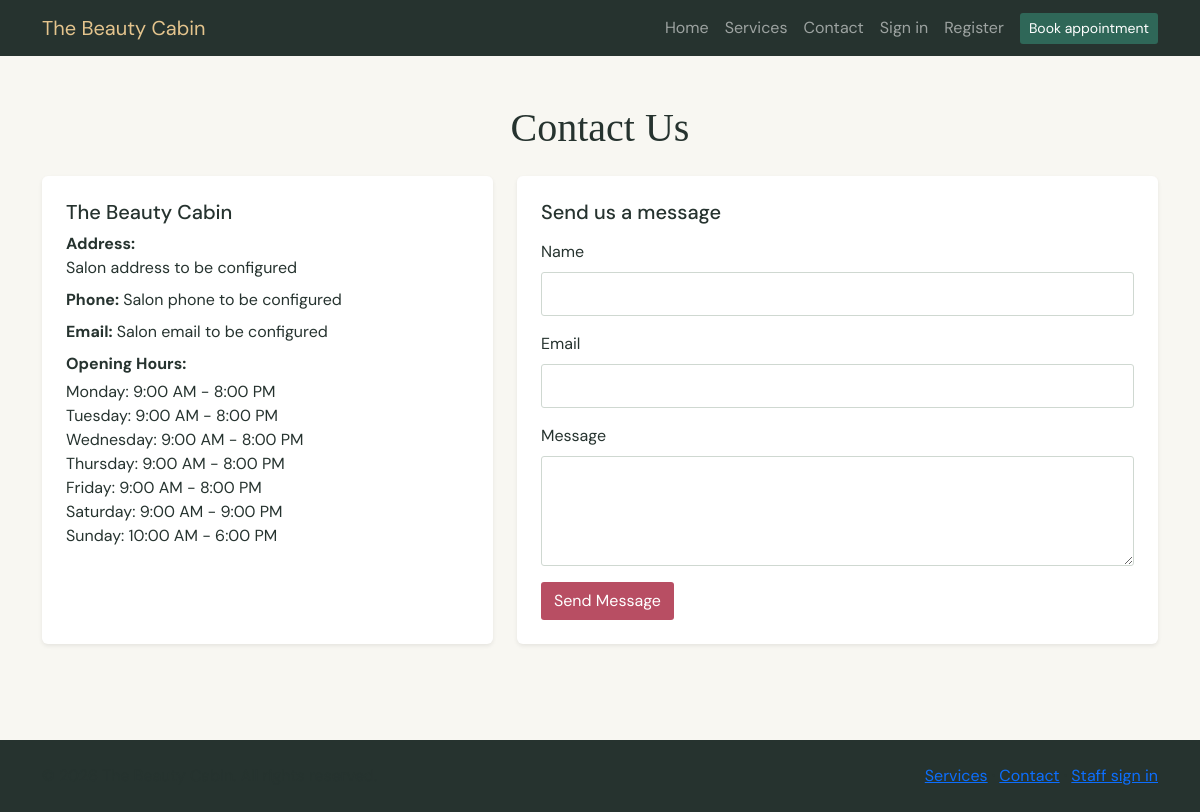
The page /contact.php on the database its author committed.
### tables this page shows
CREATE TABLE IF NOT EXISTS salon_settings (
    setting_key VARCHAR(100) PRIMARY KEY,
    setting_value TEXT NOT NULL,
    updated_at TIMESTAMP NOT NULL DEFAULT CURRENT_TIMESTAMP ON UPDATE CURRENT_TIMESTAMP
);

CREATE TABLE IF NOT EXISTS working_hours (
    weekday TINYINT UNSIGNED PRIMARY KEY COMMENT 'MySQL WEEKDAY(): Monday=0 through Sunday=6',
    opens_at TIME DEFAULT NULL,
    closes_at TIME DEFAULT NULL,
    is_closed BOOLEAN NOT NULL DEFAULT FALSE,
    CONSTRAINT chk_working_hours_weekday CHECK (weekday BETWEEN 0 AND 6),
    CONSTRAINT chk_working_hours_range CHECK (
        (is_closed = TRUE AND opens_at IS NULL AND closes_at IS NULL)
        OR (is_closed = FALSE AND opens_at IS NOT NULL AND closes_at > opens_at)
    )
);

### includes/functions.php (called while the page is built, shortened)
<?php
function e(mixed $value): string
{
    return htmlspecialchars((string)$value, ENT_QUOTES | ENT_SUBSTITUTE, 'UTF-8');
}
function url(string $path = ''): string
{
    return BASE_URL . '/' . ltrim($path, '/');
}
function current_user(): ?array
{
    if (!isset($_SESSION['auth']) || !is_array($_SESSION['auth'])) {
        return null;
    }
    return $_SESSION['auth'];
}
function format_time(string $time): string
{
    return date('g:i A', strtotime($time));
}
function setting(PDO $pdo, string $key, string $default = ''): string
{
    $stmt = $pdo->prepare('SELECT setting_value FROM salon_settings WHERE setting_key = ?');
    $stmt->execute([$key]);
    $value = $stmt->fetchColumn();
    return $value === false ? $default : (string)$value;
}
function working_hours(PDO $pdo): array
{
    return $pdo->query('SELECT weekday, opens_at, closes_at, is_closed FROM working_hours ORDER BY weekday')->fetchAll();
}

### contact.php (the view, shortened to what this page needs)
<?php
require_once __DIR__ . '/includes/functions.php';
$old = ['name' => '', 'email' => '', 'message' => ''];
$salonName = setting($pdo, 'name', 'The Beauty Cabin');
$address = setting($pdo, 'address', 'Salon address to be configured');
$phone = setting($pdo, 'phone', 'Salon phone to be configured');
$email = setting($pdo, 'email', 'Salon email to be configured');
$hours = working_hours($pdo);
require __DIR__ . '/includes/header.php';
?>
<div class="container py-5">
    <h1 class="section-title text-center mb-4">Contact Us</h1>
    <div class="row g-4">
        <div class="col-md-5">
            <div class="bg-white p-4 rounded shadow-sm h-100">
                <h5><?= e($salonName) ?></h5>
                <p class="mb-2"><strong>Address:</strong><br><?= e($address) ?></p>
                <p class="mb-2"><strong>Phone:</strong> <?= e($phone) ?></p>
                <p class="mb-2"><strong>Email:</strong> <?= e($email) ?></p>
                <p class="mb-1"><strong>Opening Hours:</strong></p>
                <ul class="list-unstyled mb-0">
                    <?php foreach ($hours as $hour): ?>
                        <li><?= e(['Monday', 'Tuesday', 'Wednesday', 'Thursday', 'Friday', 'Saturday', 'Sunday'][(int)$hour['weekday']]) ?>:
                            <?= (bool)$hour['is_closed'] ? 'Closed' : e(format_time($hour['opens_at']) . ' - ' . format_time($hour['closes_at'])) ?></li>
                    <?php endforeach; ?>
                </ul>
            </div>
        </div>
        <div class="col-md-7">
            <div class="bg-white p-4 rounded shadow-sm">
                <h5 class="mb-3">Send us a message</h5>
                <form method="post" novalidate>
                    <div class="mb-3"><label class="form-label">Name</label>
                        <input type="text" name="name" class="form-control" value="<?= e($old['name']) ?>" required></div>
                    <div class="mb-3"><label class="form-label">Email</label>
                        <input type="email" name="email" class="form-control" value="<?= e($old['email']) ?>" required></div>
                    <div class="mb-3"><label class="form-label">Message</label>
                        <textarea name="message" rows="4" class="form-control" required><?= e($old['message']) ?></textarea></div>
                    <button class="btn btn-rose">Send Message</button>
                </form>
            </div>
        </div>
    </div>
</div>
<?php require __DIR__ . '/includes/footer.php'; ?>

### includes/header.php (shortened to what this page needs)
<?php
require_once __DIR__ . '/functions.php';
$currentUser = current_user();
?>
<!DOCTYPE html>
<html lang="en">
<head>
    <link href="https://cdn.jsdelivr.net/npm/bootstrap@5.3.3/dist/css/bootstrap.min.css" rel="stylesheet">
    <link href="<?= e(url('assets/css/style.css')) ?>" rel="stylesheet">
</head>
<body>
<nav class="navbar navbar-expand-lg navbar-dark bc-navbar sticky-top">
    <div class="container">
        <a class="navbar-brand" href="<?= e(url($currentUser ? role_home($currentUser['role']) : 'index.php')) ?>">The Beauty Cabin</a>
        <div class="collapse navbar-collapse" id="nav">
            <ul class="navbar-nav ms-auto align-items-lg-center">
            <li class="nav-item"><a class="nav-link" href="<?= e(url('index.php')) ?>">Home</a></li>
            <li class="nav-item"><a class="nav-link" href="<?= e(url('services.php')) ?>">Services</a></li>
            <li class="nav-item"><a class="nav-link" href="<?= e(url('contact.php')) ?>">Contact</a></li>
            <?php if ($currentUser): ?>
                <li class="nav-item"><a class="nav-link" href="<?= e(url(role_home($currentUser['role']))) ?>">Dashboard</a></li>
                <?php if ($currentUser['role'] === 'CUSTOMER'): ?><li class="nav-item"><a class="nav-link" href="<?= e(url('appointments.php')) ?>">Appointments</a></li><?php endif; ?>
                <?php if ($currentUser['role'] === 'WORKER'): ?><li class="nav-item"><a class="nav-link" href="<?= e(url('worker/appointments.php')) ?>">My schedule</a></li><?php endif; ?>
                <?php if ($currentUser['role'] === 'MANAGER'): ?><li class="nav-item"><a class="nav-link" href="<?= e(url('manager/appointments.php')) ?>">Appointments</a></li><li class="nav-item"><a class="nav-link" href="<?= e(url('manager/schedules.php')) ?>">Schedules</a></li><?php endif; ?>
                <?php if ($currentUser['role'] === 'OWNER'): ?><li class="nav-item"><a class="nav-link" href="<?= e(url('owner/appointments.php')) ?>">Appointments</a></li><li class="nav-item"><a class="nav-link" href="<?= e(url('owner/schedules.php')) ?>">Schedules</a></li><li class="nav-item"><a class="nav-link" href="<?= e(url('owner/manager.php')) ?>">Manager</a></li><?php endif; ?>
                <li class="nav-item"><a class="nav-link" href="<?= e(url('account.php')) ?>">Account security</a></li>
                <li class="nav-item"><form method="post" action="<?= e(url('logout.php')) ?>" class="m-0"><?= csrf_token() ?><button class="nav-link border-0 bg-transparent">Sign out (<?= e($currentUser['name']) ?>)</button></form></li>
            <?php else: ?>
                <li class="nav-item"><a class="nav-link" href="<?= e(url('login.php')) ?>">Sign in</a></li>
                <li class="nav-item"><a class="nav-link" href="<?= e(url('register.php')) ?>">Register</a></li>
            <?php endif; ?>
            <li class="nav-item ms-lg-2"><a class="btn btn-gold btn-sm" href="<?= e(url('booking.php')) ?>">Book appointment</a></li>
            </ul>
        </div>
    </div>
</nav>
<main>

### includes/footer.php (shortened to what this page needs)
</main>
<footer class="bc-footer mt-5 py-4">
    <div class="container d-flex flex-column flex-md-row justify-content-between align-items-center gap-2">
        <div>&copy; <?= date('Y') ?> The Beauty Cabin. All rights reserved.</div>
        <div>
            <a href="<?= e(url('services.php')) ?>">Services</a> &middot;
            <a href="<?= e(url('contact.php')) ?>">Contact</a> &middot;
            <a href="<?= e(url('login.php')) ?>">Staff sign in</a>
        </div>
    </div>
</footer>
</body>
</html>

### assets/css/style.css (style rules this page uses)
:root { --rose: #b84e63; --dark: #26332f; --gold: #b58c50; --cream: #f8f7f2; --ink: #26332f; --muted: #65716c; --line: #dce3dc; --green: #2f6758; --surface: #fff; }
body { background: var(--cream); color: var(--ink); font-family: 'DM Sans', sans-serif; }
h1, h2, h3, .section-title { font-family: 'Playfair Display', Georgia, serif; }
.section-title { color: var(--ink); }
.bc-navbar { background: var(--dark); }
.bc-navbar .navbar-brand { color: #e4c48d; }
.btn-rose { background: var(--rose); color: #fff; }
.btn-gold { background: var(--green); color: #fff; }
.form-control, .form-select { border-color: #cfd8d1; border-radius: 3px; min-height: 44px; }
.btn { border-radius: 3px; }
.bc-footer { background: var(--dark); }

### rows shown on the page
salon_settings: setting_value "The Beauty Cabin"
salon_settings: setting_value "Salon address to be configured"
salon_settings: setting_value "Salon phone to be configured"
salon_settings: setting_value "Salon email to be configured"
working_hours: weekday "Monday", opens_at+closes_at "9:00 AM - 8:00 PM"
working_hours: weekday "Tuesday", opens_at+closes_at "9:00 AM - 8:00 PM"
working_hours: weekday "Wednesday", opens_at+closes_at "9:00 AM - 8:00 PM"
working_hours: weekday "Thursday", opens_at+closes_at "9:00 AM - 8:00 PM"
working_hours: weekday "Friday", opens_at+closes_at "9:00 AM - 8:00 PM"
working_hours: weekday "Saturday", opens_at+closes_at "9:00 AM - 9:00 PM"
working_hours: weekday "Sunday", opens_at+closes_at "10:00 AM - 6:00 PM"
